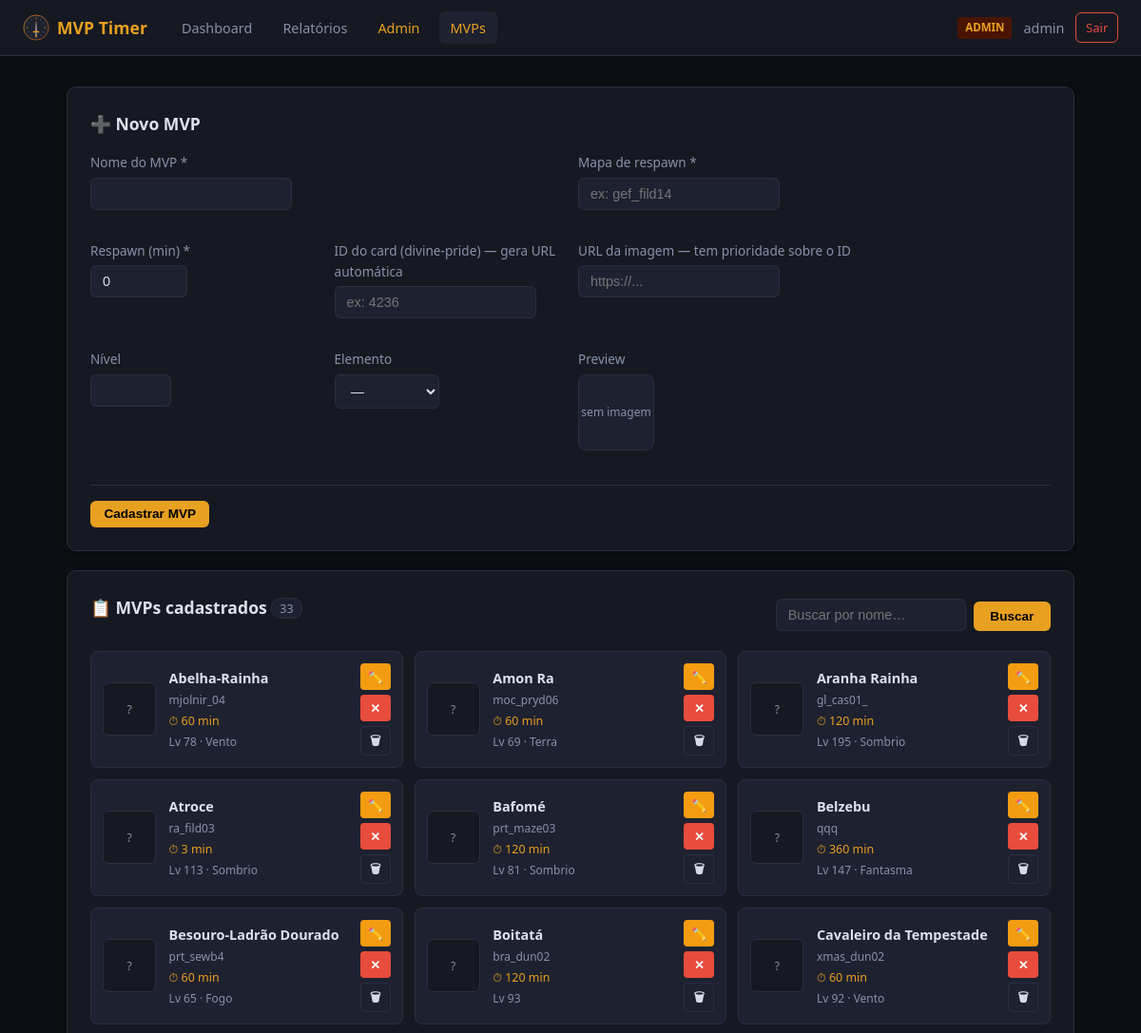
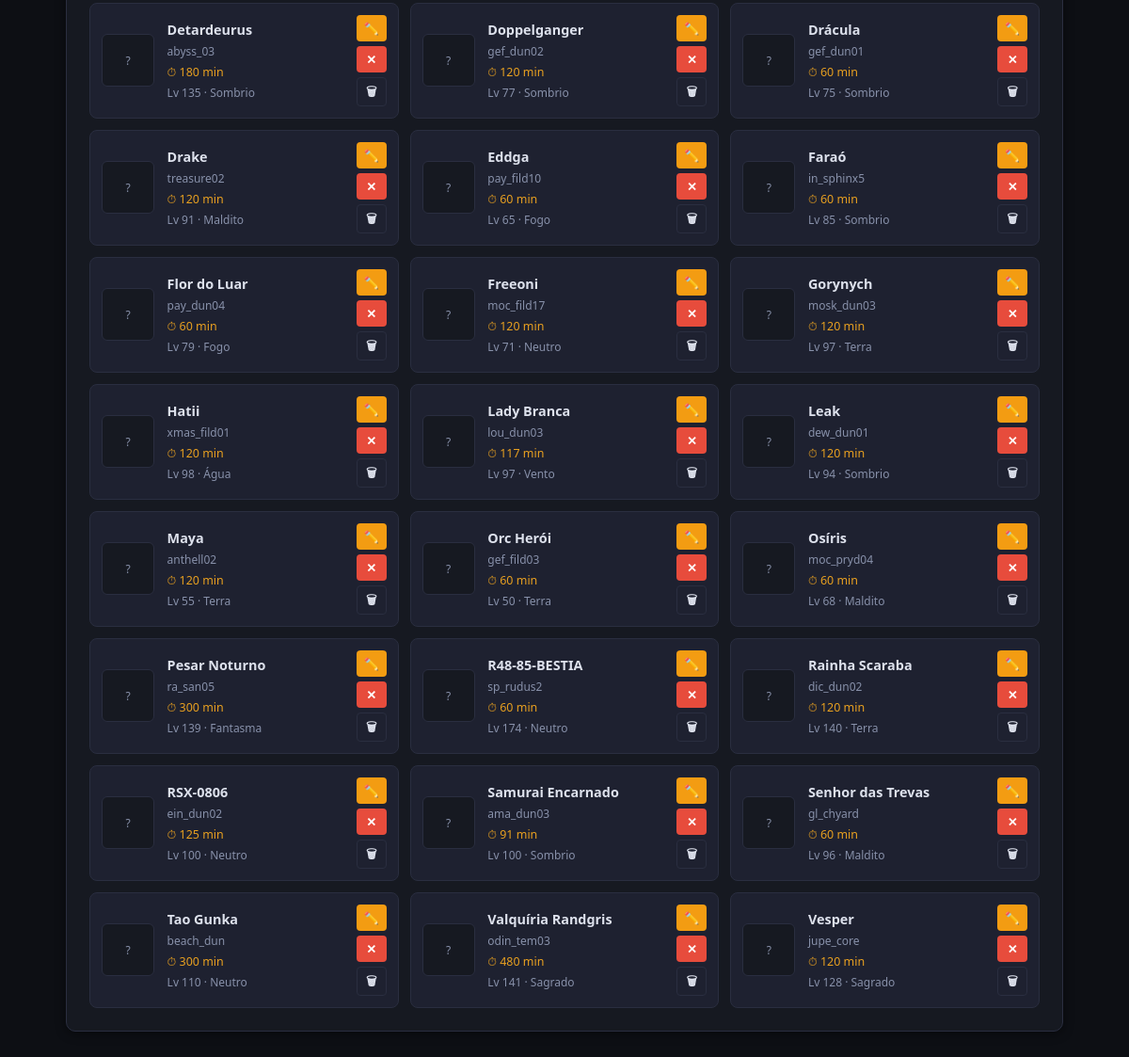
The page /admin_mvps.php (signed in) on the database its author committed (2 pictures, top to bottom).
### tables this page shows
CREATE TABLE IF NOT EXISTS mvps (
    id            INT UNSIGNED AUTO_INCREMENT PRIMARY KEY,
    nome          VARCHAR(100) NOT NULL,
    mapa          VARCHAR(100) NOT NULL,
    spawn_min     INT UNSIGNED NOT NULL  COMMENT 'Tempo de respawn em minutos',
    item_id       INT UNSIGNED NULL      COMMENT 'ID do card no divine-pride para URL automática',
    imagem_url    VARCHAR(512) NULL      COMMENT 'URL manual — tem prioridade sobre item_id',
    nivel         SMALLINT UNSIGNED NULL,
    elemento      VARCHAR(30)  NULL,
    ativo         TINYINT(1) NOT NULL DEFAULT 1,
    criado_em     DATETIME NOT NULL DEFAULT CURRENT_TIMESTAMP,
    INDEX idx_ativo (ativo),
    INDEX idx_nome  (nome)
);

### admin_mvps.php (the view, shortened to what this page needs)
<?php
require_once __DIR__ . '/db/conexao.php';
function imagemMvp(array $mvp): string {
    if (!empty($mvp['item_id']))    return IMG_BASE . $mvp['item_id'] . '.png';
    return '';
}
$busca = trim($_GET['q'] ?? '');
$sqlMvps = 'SELECT * FROM mvps' . ($busca ? ' WHERE nome LIKE ?' : '') . ' ORDER BY nome';
$stmtMvps = $pdo->prepare($sqlMvps);
$stmtMvps->execute($busca ? ['%' . $busca . '%'] : []);
$mvps = $stmtMvps->fetchAll();
$editando = null;
?>
<!DOCTYPE html>
<html lang="pt-br">
<head>
    <link rel="stylesheet" href="css/style.css">
    <link rel="stylesheet" href="css/admin_mvps.css">
</head>
<body>
<nav class="navbar">
    <a href="index.php" class="nav-brand"><img src="img/logo.svg" class="nav-logo" alt=""><span>MVP Timer</span></a>
    <div class="nav-links">
        <a href="index.php"      class="nav-link">Dashboard</a>
        <a href="relatorios.php" class="nav-link">Relatórios</a>
        <a href="admin.php"      class="nav-link nav-admin">Admin</a>
        <a href="admin_mvps.php" class="nav-link nav-admin active">MVPs</a>
    </div>
    <div class="nav-user">
        <span class="badge-role badge-admin">admin</span>
        <span class="nav-username"><?= htmlspecialchars($_SESSION['username']) ?></span>
        <a href="logout.php" class="btn-logout">Sair</a>
    </div>
</nav>
<div class="container container-wide">
    <div class="card">
        <h2><?= $editando ? '✏️ Editar MVP' : '➕ Novo MVP' ?></h2>
        <form method="POST" action="admin_mvps.php" class="form-mvp" id="formMvp">
            <div class="form-grid">
                <div class="campo campo-lg">
                    <label>Nome do MVP *</label>
                    <input type="text" name="nome" required maxlength="100"
                           value="<?= htmlspecialchars($editando['nome'] ?? $_POST['nome'] ?? '') ?>">
                </div>
                <div class="campo campo-lg">
                    <label>Mapa de respawn *</label>
                    <input type="text" name="mapa" required maxlength="100"
                           placeholder="ex: gef_fild14"
                           value="<?= htmlspecialchars($editando['mapa'] ?? $_POST['mapa'] ?? '') ?>">
                </div>
                <div class="campo">
                    <label>Respawn (min) *</label>
                    <input type="number" name="spawn" required min="1" max="99999"
                           value="<?= (int)($editando['spawn_min'] ?? $_POST['spawn'] ?? '') ?>">
                </div>
                <div class="campo">
                    <label>
                        ID do card (divine-pride)
                        <span class="hint">— gera URL automática</span>
                    </label>
                    <input type="number" name="item_id" min="1"
                           id="inputItemId"
                           placeholder="ex: 4236"
                           value="<?= (int)($editando['item_id'] ?? $_POST['item_id'] ?? '') ?: '' ?>"
                           oninput="previewImagem()">
                </div>
                <div class="campo campo-lg">
                    <label>
                        URL da imagem
                        <span class="hint">— tem prioridade sobre o ID</span>
                    </label>
                    <input type="url" name="imagem_url" maxlength="512"
                           id="inputImgUrl"
                           placeholder="https://..."
                           value="<?= htmlspecialchars($editando['imagem_url'] ?? $_POST['imagem_url'] ?? '') ?>"
                           oninput="previewImagem()">
                </div>
                <div class="campo">
                    <label>Nível</label>
                    <input type="number" name="nivel" min="1" max="999"
                           value="<?= (int)($editando['nivel'] ?? $_POST['nivel'] ?? '') ?: '' ?>">
                </div>
                <div class="campo">
                    <label>Elemento</label>
                    <select name="elemento">
                        <option value="">—</option>
                    </select>
                </div>
                <div class="campo campo-preview">
                    <label>Preview</label>
                    <div class="img-preview" id="imgPreview">
                        <?php
                        $urlPreview = $editando ? imagemMvp($editando) : '';
                        if ($urlPreview): ?>
                            <img src="<?= htmlspecialchars($urlPreview) ?>" alt="preview">
                        <?php else: ?>
                            <span class="sem-img">sem imagem</span>
                        <?php endif; ?>
                    </div>
                </div>
            </div>
            <div class="form-actions">
                <button type="submit" class="btn-primary">
                    <?= $editando ? 'Salvar alterações' : 'Cadastrar MVP' ?>
                </button>
            </div>
        </form>
    </div>
    <div class="card">
        <div class="card-header-row">
            <h2>📋 MVPs cadastrados <span class="badge-count"><?= count($mvps) ?></span></h2>
            <form method="GET" class="busca-form">
                <input type="text" name="q" placeholder="Buscar por nome…"
                       value="<?= htmlspecialchars($busca) ?>">
                <button type="submit" class="btn-filtrar">Buscar</button>
            </form>
        </div>
        <?php if (empty($mvps)): ?>
            <p class="vazio">Nenhum MVP encontrado.</p>
        <?php else: ?>
        <div class="mvp-grid-admin">
            <?php foreach ($mvps as $m):
                $img = imagemMvp($m);
            ?>
            <div class="mvp-admin-card <?= !$m['ativo'] ? 'inativo' : '' ?>">
                <div class="mvp-admin-img">
                    <?php if ($img): ?>
                        <span class="sem-img" style="display:none">?</span>
                    <?php else: ?>
                        <span class="sem-img">?</span>
                    <?php endif; ?>
                </div>
                <div class="mvp-admin-info">
                    <strong><?= htmlspecialchars($m['nome']) ?></strong>
                    <span class="mvp-mapa"><?= htmlspecialchars($m['mapa']) ?></span>
                    <span class="mvp-spawn">⏱ <?= $m['spawn_min'] ?> min</span>
                    <?php if ($m['nivel']): ?>
                    <span class="mvp-extra">Lv <?= $m['nivel'] ?>
                        <?= $m['elemento'] ? '· ' . $m['elemento'] : '' ?>
                    </span>
                    <?php endif; ?>
                </div>
                <div class="mvp-admin-acoes">
                    <a href="admin_mvps.php?acao=editar&id=<?= $m['id'] ?>"
                       class="btn-sm btn-warn" title="Editar">✏️</a>
                    <a href="admin_mvps.php?acao=toggle&id=<?= $m['id'] ?>"
                       class="btn-sm <?= $m['ativo'] ? 'btn-danger' : 'btn-success' ?>"
                       title="<?= $m['ativo'] ? 'Desativar' : 'Ativar' ?>">
                       <?= $m['ativo'] ? '✕' : '✓' ?>
                    </a>
                    <a href="admin_mvps.php?acao=deletar&id=<?= $m['id'] ?>"
                       class="btn-sm btn-neutral"
                       title="Excluir"
                       onclick="return confirm('Excluir <?= htmlspecialchars(addslashes($m['nome'])) ?>?')">
                       🗑
                    </a>
                </div>
            </div>
            <?php endforeach; ?>
        </div>
        <?php endif; ?>
    </div>
</div>
</body>
</html>

### css/style.css (style rules this page uses)
:root { --bg: #0d0f14; --bg2: #161921; --bg3: #1e2130; --border: #2a2e40; --accent: #e8a020; --accent2: #c0501a; --text: #dde1ec; --text2: #8891aa; --success: #2ecc71; --danger: #e74c3c; --warn: #f39c12; --radius: 10px; --shadow: 0 2px 12px rgba(0,0,0,.45); }
*, *::before, *::after { box-sizing: border-box; margin: 0; padding: 0; }
body { background: var(--bg); color: var(--text); font-family: 'Segoe UI', system-ui, sans-serif; font-size: 15px; line-height: 1.6; min-height: 100vh; }
.navbar { display: flex; align-items: center; gap: 1.5rem; padding: .75rem 1.5rem; background: var(--bg2); border-bottom: 1px solid var(--border); position: sticky; top: 0; z-index: 100; }
.nav-brand { display: flex; align-items: center; gap: .5rem; font-size: 1.1rem; font-weight: 700; color: var(--accent); white-space: nowrap; text-decoration: none; }
.nav-logo { width: 28px; height: 28px; display: block; }
.nav-links { display: flex; gap: .5rem; flex: 1; }
.nav-link { padding: .35rem .75rem; border-radius: 6px; color: var(--text2); text-decoration: none; font-size: .9rem; transition: background .15s, color .15s; }
.nav-link:hover, .nav-link.active { background: var(--bg3); color: var(--text); }
.nav-admin { color: var(--accent) !important; }
.nav-user { display: flex; align-items: center; gap: .75rem; }
.nav-username { font-size: .9rem; color: var(--text2); }
.container { max-width: 960px; margin: 2rem auto; padding: 0 1.25rem; display: flex; flex-direction: column; gap: 1.25rem; }
.card { background: var(--bg2); border: 1px solid var(--border); border-radius: var(--radius); padding: 1.5rem; box-shadow: var(--shadow); }
.card h2 { font-size: 1.1rem; font-weight: 600; margin-bottom: 1rem; }
.card-header-row { display: flex; justify-content: space-between; align-items: center; margin-bottom: 1rem; }
select, input[type=date], input[type=time], input[type=text], input[type=password], input[type=email], input[type=number], input[type=url] { background: var(--bg3); border: 1px solid var(--border); color: var(--text); border-radius: 6px; padding: .5rem .75rem; font-size: .9rem; outline: none; transition: border-color .15s; }
label { font-size: .85rem; color: var(--text2); display: block; margin-bottom: .3rem; }
.campo { margin-bottom: 1rem; }
.btn-monitorar, .btn-matar, .btn-finalizar, .btn-login, .btn-primary, .btn-filtrar { border: none; cursor: pointer; border-radius: 6px; font-size: .85rem; font-weight: 600; transition: opacity .15s, filter .15s; }
.btn-primary { background: var(--accent); color: #000; padding: .4rem .9rem; text-decoration: none; display: inline-block; }
.btn-filtrar { background: var(--accent); color: #000; padding: .5rem 1.1rem; align-self: flex-end; }
.btn-logout { font-size: .82rem; color: var(--danger); text-decoration: none; padding: .3rem .6rem; border-radius: 6px; border: 1px solid var(--danger); transition: background .15s; }
.btn-sm { padding: .25rem .5rem; border-radius: 4px; border: none; cursor: pointer; font-size: .8rem; font-weight: 600; }
.btn-danger { background: var(--danger); color: #fff; }
.btn-warn { background: var(--warn); color: #000; }
.btn-neutral { background: var(--bg3); color: var(--text); border: 1px solid var(--border); }
.badge-role { font-size: .72rem; font-weight: 700; padding: .15rem .5rem; border-radius: 4px; text-transform: uppercase; }
.badge-admin { background: #4a1500; color: var(--accent); }
.badge-count { font-size: .78rem; background: var(--bg3); border: 1px solid var(--border); border-radius: 10px; padding: .1rem .5rem; color: var(--text2); font-weight: 400; vertical-align: middle; }

### rows shown on the page
mvps: nome "Abelha-Rainha", mapa "mjolnir_04", spawn_min "60", nivel "78", elemento "Vento"
mvps: nome "Amon Ra", mapa "moc_pryd06", spawn_min "60", nivel "69", elemento "Terra"
mvps: nome "Aranha Rainha", mapa "gl_cas01_", spawn_min "120", nivel "195", elemento "Sombrio"
mvps: nome "Atroce", mapa "ra_fild03", spawn_min "3", nivel "113", elemento "Sombrio"
mvps: nome "Bafomé", mapa "prt_maze03", spawn_min "120", nivel "81", elemento "Sombrio"
mvps: nome "Belzebu", mapa "qqq", spawn_min "360", nivel "147", elemento "Fantasma"
mvps: nome "Besouro-Ladrão Dourado", mapa "prt_sewb4", spawn_min "60", nivel "65", elemento "Fogo"
mvps: nome "Boitatá", mapa "bra_dun02", spawn_min "120", nivel "93"
mvps: nome "Cavaleiro da Tempestade", mapa "xmas_dun02", spawn_min "60", nivel "92", elemento "Vento"
mvps: nome "Detardeurus", mapa "abyss_03", spawn_min "180", nivel "135", elemento "Sombrio"
mvps: nome "Doppelganger", mapa "gef_dun02", spawn_min "120", nivel "77", elemento "Sombrio"
mvps: nome "Drácula", mapa "gef_dun01", spawn_min "60", nivel "75", elemento "Sombrio"
mvps: nome "Drake", mapa "treasure02", spawn_min "120", nivel "91", elemento "Maldito"
mvps: nome "Eddga", mapa "pay_fild10", spawn_min "60", nivel "65", elemento "Fogo"
mvps: nome "Faraó", mapa "in_sphinx5", spawn_min "60", nivel "85", elemento "Sombrio"
mvps: nome "Flor do Luar", mapa "pay_dun04", spawn_min "60", nivel "79", elemento "Fogo"
mvps: nome "Freeoni", mapa "moc_fild17", spawn_min "120", nivel "71", elemento "Neutro"
mvps: nome "Gorynych", mapa "mosk_dun03", spawn_min "120", nivel "97", elemento "Terra"
mvps: nome "Hatii", mapa "xmas_fild01", spawn_min "120", nivel "98", elemento "Água"
mvps: nome "Lady Branca", mapa "lou_dun03", spawn_min "117", nivel "97", elemento "Vento"
mvps: nome "Leak", mapa "dew_dun01", spawn_min "120", nivel "94", elemento "Sombrio"
mvps: nome "Maya", mapa "anthell02", spawn_min "120", nivel "55", elemento "Terra"
mvps: nome "Orc Herói", mapa "gef_fild03", spawn_min "60", nivel "50", elemento "Terra"
mvps: nome "Osíris", mapa "moc_pryd04", spawn_min "60", nivel "68", elemento "Maldito"
mvps: nome "Pesar Noturno", mapa "ra_san05", spawn_min "300", nivel "139", elemento "Fantasma"
mvps: nome "R48-85-BESTIA", mapa "sp_rudus2", spawn_min "60", nivel "174", elemento "Neutro"
mvps: nome "Rainha Scaraba", mapa "dic_dun02", spawn_min "120", nivel "140", elemento "Terra"
mvps: nome "RSX-0806", mapa "ein_dun02", spawn_min "125", nivel "100", elemento "Neutro"
mvps: nome "Samurai Encarnado", mapa "ama_dun03", spawn_min "91", nivel "100", elemento "Sombrio"
mvps: nome "Senhor das Trevas", mapa "gl_chyard", spawn_min "60", nivel "96", elemento "Maldito"
mvps: nome "Tao Gunka", mapa "beach_dun", spawn_min "300", nivel "110", elemento "Neutro"
mvps: nome "Valquíria Randgris", mapa "odin_tem03", spawn_min "480", nivel "141", elemento "Sagrado"
mvps: nome "Vesper", mapa "jupe_core", spawn_min "120", nivel "128", elemento "Sagrado"

### other values the page prints
$_SESSION['username'] "admin"
count($mvps) "33"
